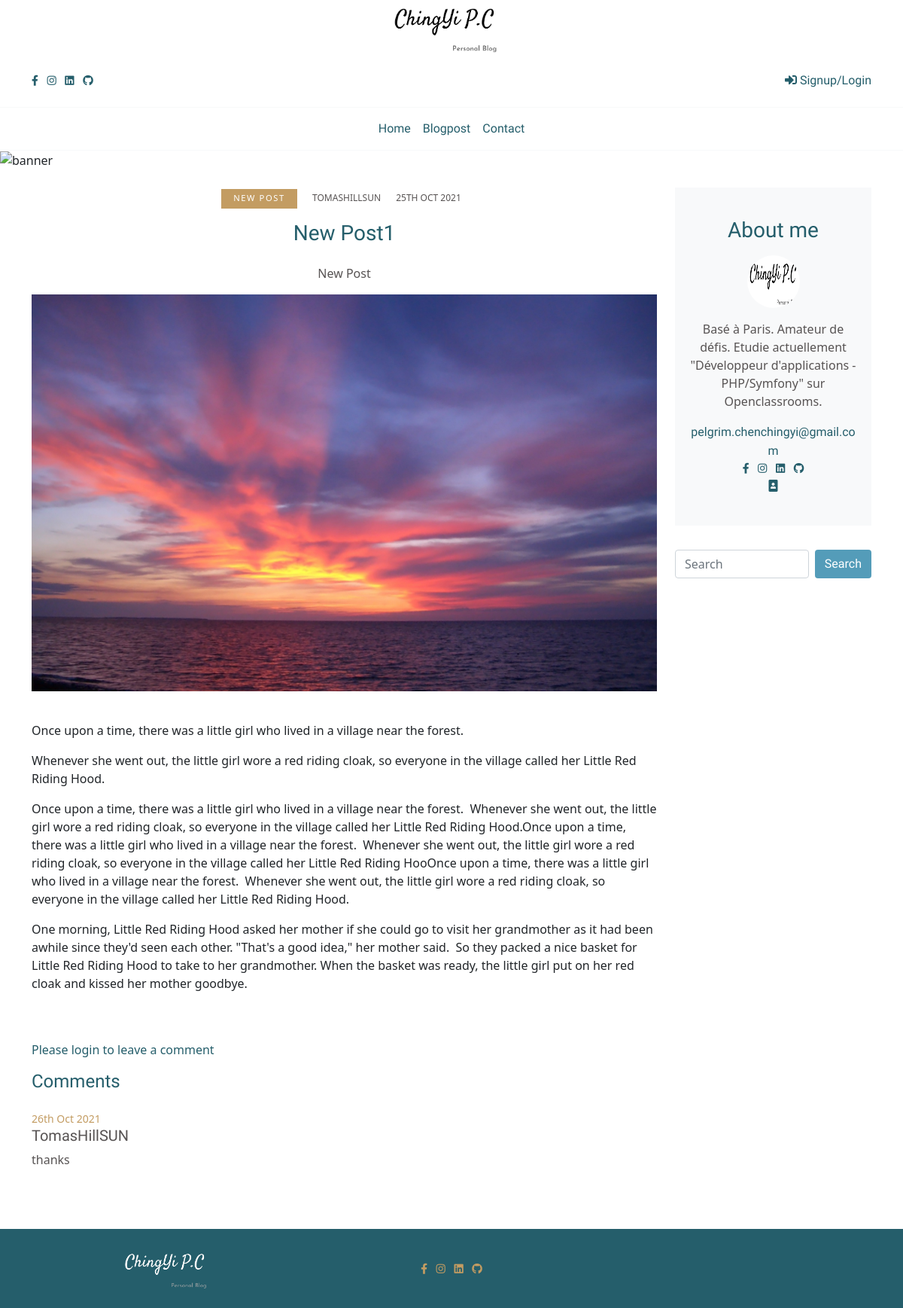
Before: /project5PhpBlog/index.php?action=post&id=45 with the older database file.
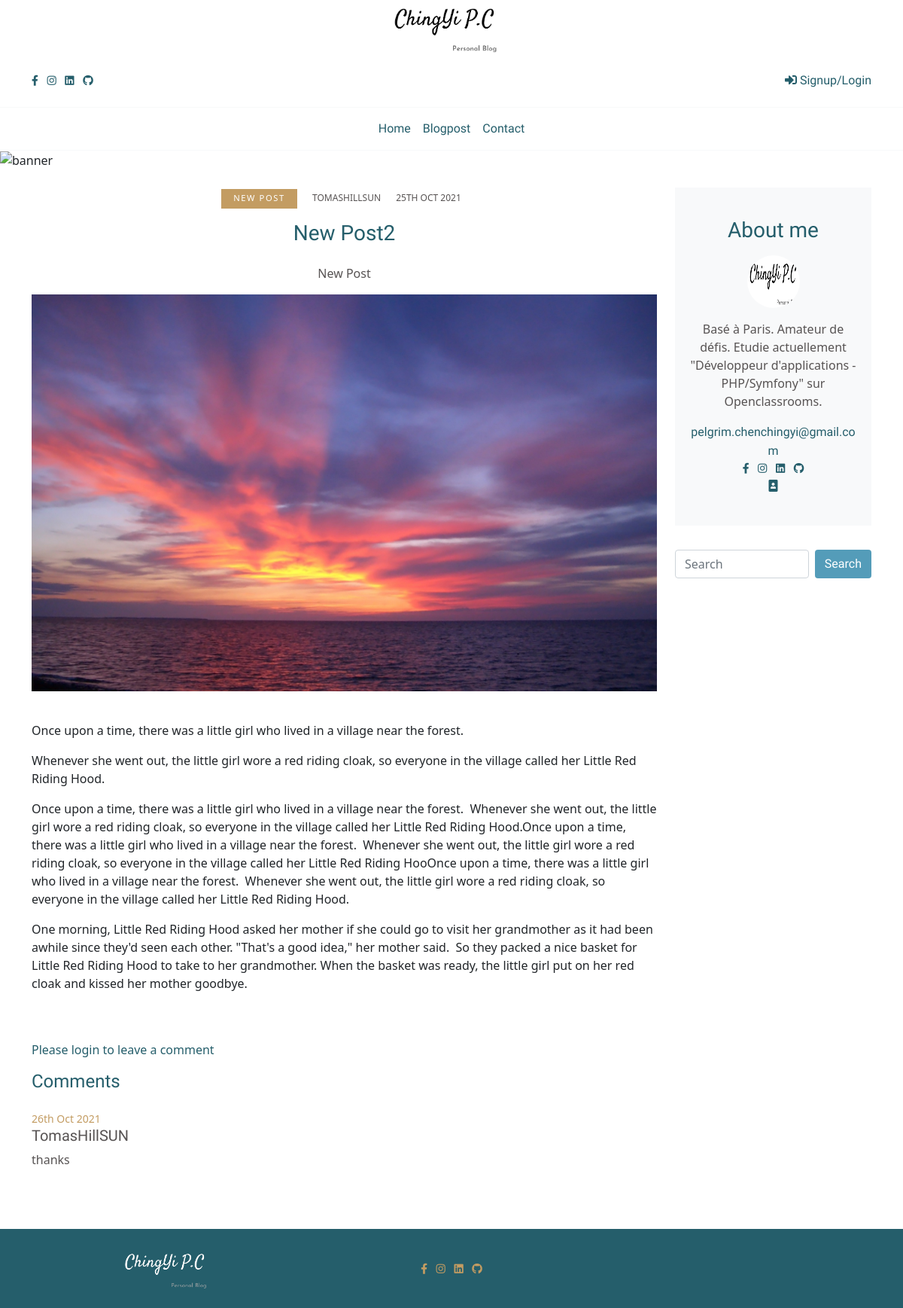
After: the same page with the newer database file.
### tables this page shows
CREATE TABLE `post` (
  `id` int(11) NOT NULL,
  `title` varchar(200) NOT NULL,
  `chapo` longtext NOT NULL,
  `content` longtext NOT NULL,
  `image` varchar(255) DEFAULT NULL,
  `date_create` datetime NOT NULL,
  `date_update` datetime NOT NULL DEFAULT CURRENT_TIMESTAMP,
  `user_id` int(11) NOT NULL,
  `category` varchar(45) NOT NULL
);

CREATE TABLE `user` (
  `id` int(11) NOT NULL,
  `first_name` varchar(45) NOT NULL,
  `last_name` varchar(60) NOT NULL,
  `user_name` varchar(60) NOT NULL,
  `email` varchar(100) NOT NULL,
  `password` varchar(255) NOT NULL,
  `date_create` datetime NOT NULL,
  `user_type_id` int(11) DEFAULT '2',
  `reset_token` varchar(255) DEFAULT NULL
);

CREATE TABLE `comment` (
  `id` int(11) NOT NULL,
  `author` varchar(45) NOT NULL,
  `comment` varchar(250) NOT NULL,
  `valid` tinyint(1) DEFAULT NULL,
  `date_create` datetime NOT NULL,
  `post_id` int(11) NOT NULL,
  `user_id` int(11) NOT NULL
);

### project5PhpBlog/src/controllers/FrontendControllers.php (called while the page is built, shortened)
<?php
class FrontendControllers
{
    public function listAPost()
    {
        $postManager = new PostManager();
        $commentManager = new CommentManager();
        $post = $postManager->getPost($_GET['id']);
        $comments = $commentManager->getComments($_GET['id']);
        require('src/views/frontend/singlepost.php');
    }
}

### project5PhpBlog/src/models/postManager.php (called while the page is built, shortened)
<?php
class PostManager extends DatabaseManager
{
    function getPost($postId)
    {
        $db = $this->dbConnect();
        $statement = $db->prepare('SELECT post.id, image,title, category, chapo, USER.user_name, content,  DATE_FORMAT(post.date_create, "%D %b %Y") AS creation_date
    FROM `post` JOIN USER WHERE USER.id = `post`.`user_id` AND post.id=?');
        $statement->execute(array($postId));
        $values = $statement->fetch(PDO::FETCH_ASSOC);
        $post = new Posts($values);
        return $post;
    }
}

### project5PhpBlog/src/models/Posts.php (called while the page is built, shortened)
<?php
class Posts
{
    private $title;
    private $category;
    private $chapo;
    private $user_name;
    private $content;
    private $creation_date;
    private $image;
    public function hydrate(array $values)
    {
        foreach ($values as $key => $value) {
            $pieces = explode('_', $key);
            foreach ($pieces as $piece) {
                if (count($pieces) == 1) {
                    $method = 'set' . ucfirst($pieces[0]);
                }
                if (count($pieces) == 2) {
                    $method = 'set' . ucfirst($pieces[0]) . ucfirst($pieces[1]);
                }
            }
        }
    }
    public function setId($id)
    {
        $id = (int) $id;
    }
    public function setTitle($title)
    {
        if (is_string($title)) {
            $this->title = $title;
        }
    }
    public function getTitle()
    {
        return $this->title;
    }
    public function setCategory($category)
    {
        if (is_string($category)) {
            $this->category = $category;
        }
    }
    public function getCategory()
    {
        return $this->category;
    }
    public function setChapo($chapo)
    {
        if (is_string($chapo)) {
            $this->chapo = $chapo;
        }
    }
    public function getChapo()
    {
        return $this->chapo;
    }
    public function setUserName($user_name)
    {
        if (is_string($user_name)) {
            $this->user_name = $user_name;
        }
    }
    public function getUserName()
    {
        return $this->user_name;
    }
    public function setContent($content)
    {
        if (is_string($content)) {
            $this->content = $content;
        }
    }
    public function getContent()
    {
        return $this->content;
    }
    public function setCreationDate($creation_date)
    {
        $this->creation_date = $creation_date;
    }
    public function getCreationDate()
    {
        return $this->creation_date;
    }
    public function setImage($image)
    {
        $this->image = $image;
    }
    public function getImage()
    {
        return $this->image;
    }
}

### project5PhpBlog/src/models/commentManager.php (called while the page is built, shortened)
<?php
class CommentManager extends DatabaseManager
{
    public function getComments($postId)
    {
        $comments = [];
        $db = $this->dbConnect();
        $statement = $db->PREPARE('SELECT`id`,`author`,`post_id`,`comment`,DATE_FORMAT(date_create, "%D %b %Y") AS comment_creation_date
    FROM COMMENT WHERE `post_id`=? AND `valid`=true ORDER BY comment_creation_date DESC');
        $statement->execute(array($postId));
        while ($values = $statement->fetch(PDO::FETCH_ASSOC)) {
            $comments[] = new Comments($values);
        }
        return $comments;
    }
}

### project5PhpBlog/src/models/Comments.php (called while the page is built, shortened)
<?php
class Comments
{
    private $author;
    private $comment;
    private $comment_creation_date;
    public function hydrate(array $values)
    {
        foreach ($values as $key => $value) {
            $pieces = explode('_', $key);
            foreach ($pieces as $piece) {
                if (count($pieces) == 1) {
                    $method = 'set' . ucfirst($pieces[0]);
                }
                if (count($pieces) == 2) {
                    $method = 'set' . ucfirst($pieces[0]) . ucfirst($pieces[1]);
                }
                if (count($pieces) == 3) {
                    $method = 'set' . ucfirst($pieces[0]) . ucfirst($pieces[1]) . ucfirst($pieces[2]);
                }
            }
        }
    }
    public function setId($id)
    {
        $id = (int) $id;
    }
    public function setAuthor($author)
    {
        if (is_string($author)) {
            $this->author = $author;
        }
    }
    public function getAuthor()
    {
        return $this->author;
    }
    public function setComment($comment)
    {
        if (is_string($comment)) {
            $this->comment = $comment;
        }
    }
    public function getComment()
    {
        return $this->comment;
    }
    public function setCommentCreationDate($comment_creation_date)
    {
        $this->comment_creation_date = $comment_creation_date;
    }
    public function getCommentCreateDate()
    {
        return $this->comment_creation_date;
    }
    public function setPostId($post_id)
    {
        $post_id = (int) $post_id;
    }
}

### project5PhpBlog/src/views/frontend/singlepost.php (the view, shortened to what the rows shown need)
<section class="pb-5">
    <div class="container pb-4">
        <div class="row">
            <div class="col-lg-9 mb-5 mb-lg-0 mx-auto">
                <div class="row mb-5">
                    <div class="col-lg-12 text-center">
                        <ul class="list-inline">
                            <li class="list-inline-item mr-2 category font-weight-normal"> <?php echo $post->getCategory();?> </li>
                            <li class="list-inline-item mx-2 text-uppercase meta font-weight-normal"><?php echo $post->getUserName(); ?></li>
                            <li class="list-inline-item mx-2 text-uppercase meta font-weight-normal"><?php echo $post->getCreationDate(); ?></li>
                        </ul>
                    </div>
                    <div class="col-lg-12 text-center">
                        <h2 class="h3 mb-4"> <a class="d-block blogtitle" href=""><?php echo $post->getTitle(); ?></a></h2>
                        <p class="blogtext"><?php echo $post->getChapo();?></p>
                    </div>
                    <div class="col-lg-12 text-center"><a class="d-block post-trending mb-4" href=""><img class="img-fluid w-100" src="<?php echo $post->getImage(); ?>" alt="" /></a>
                    </div>
                    <div class="col-lg-12">
                        <p class="blogtext"><?php echo $post->getContent();?></p>
                    </div>
                </div>
                <?php if (!empty($_SESSION['username'])) : ?>
                    <?php if (isset($_SESSION['success_message']) && !empty($_SESSION['success_message'])) { ?>
                        <div class="success-message" style="margin-bottom: 15px;font-size: 20px;color: green;"><?php echo $_SESSION['success_message']; ?></div>
                    <?php
                        unset($_SESSION['success_message']);
                    }
                    ?>
                    <form method="post" action="index.php?action=leavecomment&amp;id=<?= $post->getId(); ?>">
                        <h3 class="cardtitle">Leave a comment</h3>
                        <div class="row mb-3">
                            <div class="col-lg-12 mb-3">
                                <input class="form-control" type="text" name="author" placeholder="Full Name e.g. Jason Doe" value="<?= $_SESSION['username'] ?>" required>
                            </div>
                            <div class="col-lg-12 mb-3">
                                <textarea class="form-control" name="comment" rows="5" placeholder="Leave your comment" value="<?= $comment ?>" required></textarea>
                            </div>
                            <div class="col-lg-12 mb-3">
                                <button class="btn button" type="submit">Submit your comment</button>
                            </div>
                        </div>
                    </form>
                <?php else : ?>
                    <p class="admin-title">Please login to leave a comment</p>
                <?php endif; ?>
                <h3 class="h4 mb-4 cardtitle">Comments</h3>
                <?php foreach ($comments as $comment) { ?>
                    <p class="small mb-0 date"><?= $comment->getCommentCreateDate()?></p>
                    <h5 class="name"><?= htmlspecialchars($comment->getAuthor())?></h5>
                    <p class="blogtext text-small mb-2"><?= htmlspecialchars($comment->getComment()) ?></p>
                <?php } ?>
            </div>
            <?php include_once 'src/views/frontend/_about.php'; ?>
        </div>
</section>
<?php require('src/views/frontend/_frontendLayout.php'); ?>

Changed rows visible on the page:
changed post "New Post": title "New Post1" → "New Post2"
